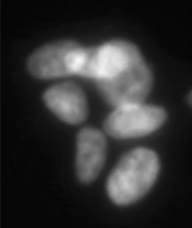
%> input picture cells.png, 192 x 228 px
$ octave cells.m   (GNU Octave 9; MATLAB toolbox functions it lacks are replaced by stand-ins)
%> lines starting %> are read from the running program, lines starting %| are printed output that depends on the picture; in (x1, y1, x2, y2) boxes, pixels count from 0 and x2, y2 are one past the last pixel; in counts of white or black regions, pixels touching at a corner belong together; the program's own positions count from 1
img = imread("cells.png");
%> img is the input picture: size 228x192x3 uint8; mean R, G, B 48.6, 48.6, 48.6
bw = im2gray(img);
bw = imbinarize(bw);
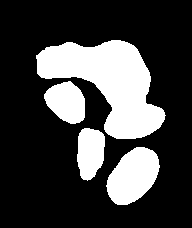
%> bw: size 228x192 logical; 25.5% white; 4 white regions, box (x1, y1, x2, y2) and area: (36, 40, 166, 139) 6597, (106, 147, 160, 205) 2141, (44, 81, 85, 124) 1267, (77, 128, 105, 181) 1168
bw2 = ~bwareaopen(~bw, 10);
D = -bwdist(~bw2);
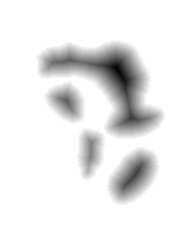
%> D: size 228x192 single; min -27.29, max 0, mean -2.22; drawn with min black and max white

mask = imextendedmin(D,1);
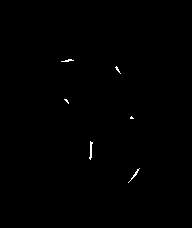
%> mask: size 228x192 logical; 0.28% white in thin lines or dots, all inside (x1, y1, x2, y2) = (61, 59, 140, 183)
D = imimposemin(D,mask);

Ld = watershed(D);
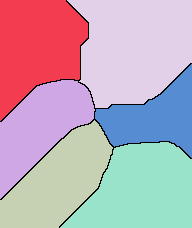
%> Ld: size 228x192 uint8; 7 distinct labels, from 0 to 6; one colour per label, 0 black

bw3 = bw2;
bw3(Ld == 0) = 0;
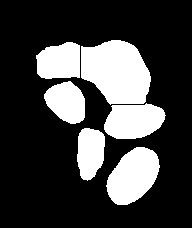
%> bw3: size 228x192 logical; 25.4% white; 6 white regions, box (x1, y1, x2, y2) and area: (81, 40, 151, 105) 3429, (106, 147, 160, 205) 2141, (104, 103, 166, 139) 1724, (36, 42, 80, 79) 1374, (44, 81, 85, 124) 1267, (77, 128, 105, 181) 1168

imshowpair(img, bw3, 'montage')
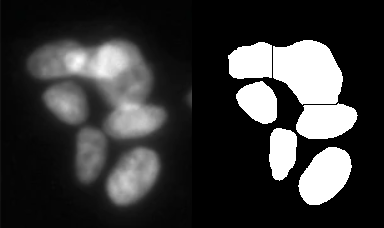
%> displayed picture: size 228x384x3, on the screen's scale of 0 to 255; mean R, G, B 56.3, 56.3, 56.3

$ run again, with blobs1.png copied over cells.png
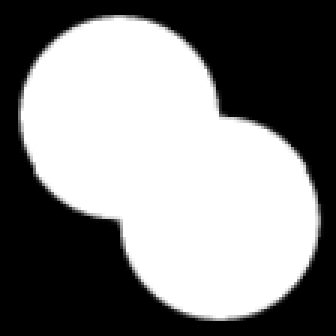
%> input picture blobs1.png, 112 x 112 px (shown 3 times larger)
%> img is the input picture: size 112x112x3 uint8; min 0, max 255, mean 130.8
%> mask: size 112x112 logical; 0.17% white in thin lines or dots, all inside (x1, y1, x2, y2) = (39, 37, 75, 75)
%> `Ld = watershed(D);`:
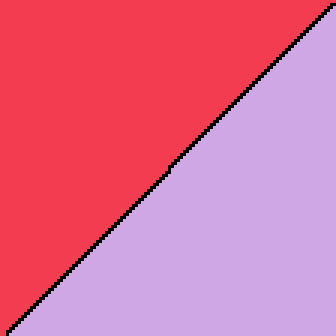
%> Ld: size 112x112 uint8 (shown 3 times larger); 3 distinct labels, from 0 to 2; one colour per label, 0 black
%> bw3: size 112x112 logical; 50.8% white; 1 black region, box (x1, y1, x2, y2) and area: (0, 0, 112, 112) 6176
%> `imshowpair(img, bw3, 'montage')`:
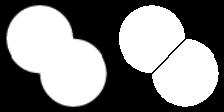
%> displayed picture: size 112x224x3, on the screen's scale of 0 to 255; min 0, max 255, mean 130.1
